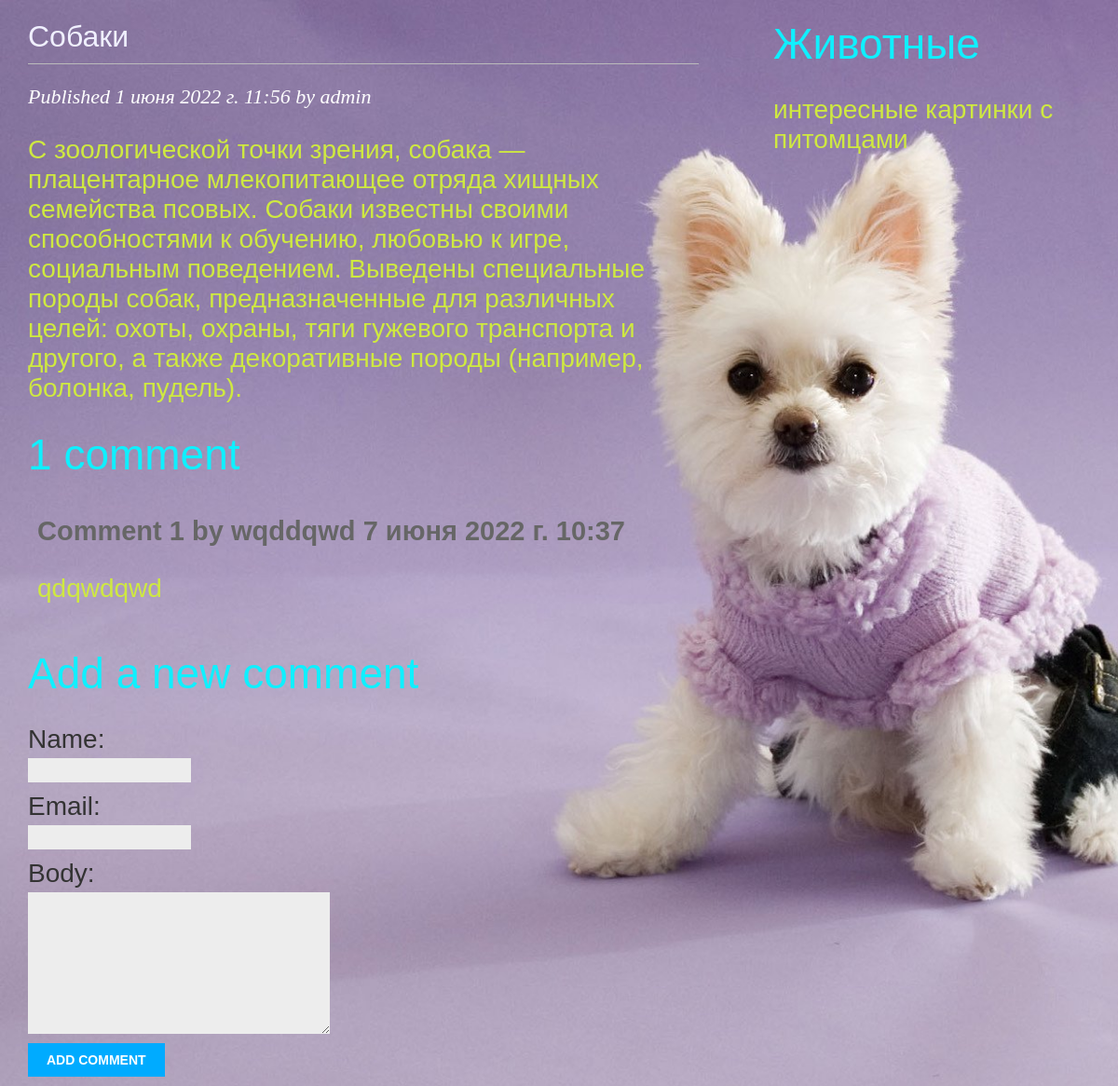
Page /blog/1/ on the committed database.
### blog/models.py (models this page shows, shortened)
class Post(models.Model):
    class Status(models.TextChoices):
        DRAFT = 'DF', 'Draft'
        PUBLISHED = 'PB', 'Published'
    title = models.CharField(max_length=250)
    slug = models.SlugField(max_length=250)
    author = models.ForeignKey(User,
    on_delete=models.CASCADE,
    related_name='blog_posts')
    body = models.TextField()
    publish = models.DateTimeField(default=timezone.now)
    created = models.DateTimeField(auto_now_add=True)
    updated = models.DateTimeField(auto_now=True)
    status = models.CharField(max_length=2,
    choices=Status.choices,
    default=Status.DRAFT)
    objects = models.Manager() # The default manager.
    published = PublishedManager() # Our custom manager.
    class Meta:
        ordering = ['-publish']
        indexes = [
        models.Index(fields=['-publish']),
        ]

class Comment(models.Model):
    post = models.ForeignKey(Post, on_delete=models.CASCADE, related_name='comments')
    name = models.CharField(max_length=80)
    email = models.EmailField()
    body = models.TextField()
    created = models.DateTimeField(auto_now_add=True)
    updated = models.DateTimeField(auto_now=True)
    active = models.BooleanField(default=True)
    class Meta:
        ordering = ['created']
        indexes = [
            models.Index(fields=['created']),
     ]

### blog/views.py (the view)
# urls.py: path('<int:id>/', views.post_detail, name='post_detail'),
def post_detail(request, id):
    post = get_object_or_404(Post, id=id, status=Post.Status.PUBLISHED)
    comments = post.comments.filter(active=True)
    form = CommentForm()
    return render(request, 'blog/post/detail.html', {'post': post, 'comments': comments,
'form': form})

### blog/forms.py
class CommentForm(forms.ModelForm):
    class Meta:
        model = Comment
        fields = ['name', 'email', 'body']

### blog/templates/blog/post/detail.html (shortened to what this page needs)
{% extends "blog/base.html" %}
{% block content %}
  <h1>{{ post.title }}</h1>
  <p class="date">
    Published {{ post.publish }} by {{ post.author }}
  </p>
  {{ post.body|linebreaks }}
{% with comments.count as total_comments %}
 <h2>{{ total_comments }} comment{{ total_comments|pluralize }}</h2>
{% endwith %}
{% for comment in comments %}
 <div class="comment">
 <p class="info">
 Comment {{ forloop.counter }} by {{ comment.name }}
 {{ comment.created }}
 </p>
 {{ comment.body|linebreaks }}
 </div>
{% empty %}
 <p>There are no comments yet.</p>
{% endfor %}
<h2>Add a new comment</h2>
 <form action="{% url "blog:post_comment" post.id %}" method="post">
 {{ form.as_p }}
 <p><input type="submit" value="Add comment"></p>
 </form>
 {% endblock %}

### blog/static/css/blog.css (style rules this page uses)
body { color:#00F0ff; margin:0; padding:0; font-family:helvetica, sans-serif; background-size: 146% auto; }
h1 { font-weight:normal; color:#F0F0ff; border-bottom:1px solid #bbb; padding:0 0 10px 0; }
p { font-size: 28px; color:#cfe940 ; font-style:Montserrat; }
h2 { color:#0FF0fF; font-weight:normal; margin:10px 0 0; font-size:46px; }
p.date { color:#fff; font-family: georgia, serif; font-size: 22px; font-style: italic; }
label { float:left; clear:both; color:#333; margin-bottom:4px; }
input, textarea { clear:both; float:left; margin:0 0 10px; background:#ededed; border:0; padding:6px 10px; font-size:12px; }
input[type=submit] { font-weight:bold; background:#00abff; color:#fff; padding:10px 20px; font-size:14px; text-transform:uppercase; }
.comment { padding:10px; font-size:230px; }
.comment .info { font-weight:bold; font-size:29px; color:#666; }

### rows in the picture
Post: title "Собаки", publish "1 июня 2022 г. 11:56", author "admin", body "С зоологической точки зрения, собака — плацентарное млекопитающее отряда хищных семейства псовых. Собаки известны своими способностями к обучению, любовью к игре, социальным поведением. Выведены специальные породы собак, предназначенные для различных целей: охоты, охраны, тяги гужевого транспорта и другого, а также декоративные породы (например, болонка, пудель)."
Comment: name "wqddqwd", created "7 июня 2022 г. 10:37", body "qdqwdqwd"

### other values in the picture
{{ total_comments }} "1"
